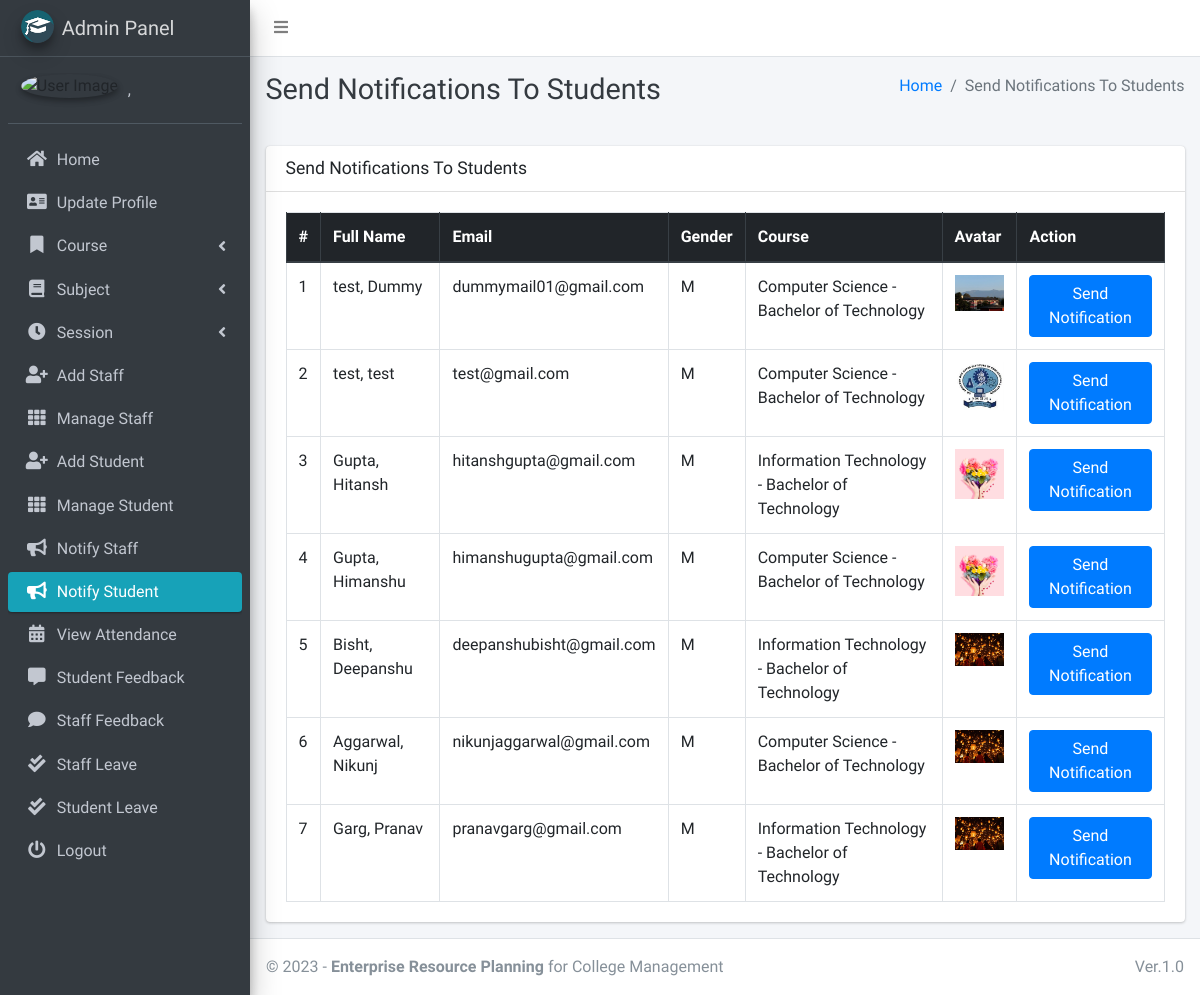
Page /admin_notify_student (signed in) on the committed database.
### main_app/models.py (models this page shows, shortened)
class CustomUser(AbstractUser):
    USER_TYPE = ((1, "HOD"), (2, "Staff"), (3, "Student"))
    GENDER = [("M", "Male"), ("F", "Female")]
    username = None  # Removed username, using email instead
    email = models.EmailField(unique=True)
    user_type = models.CharField(default=1, choices=USER_TYPE, max_length=1)
    gender = models.CharField(max_length=1, choices=GENDER)
    profile_pic = models.ImageField()
    address = models.TextField()
    fcm_token = models.TextField(default="")  # For firebase notifications
    created_at = models.DateTimeField(auto_now_add=True)
    updated_at = models.DateTimeField(auto_now=True)
    USERNAME_FIELD = "email"
    REQUIRED_FIELDS = []
    objects = CustomUserManager()
    def __str__(self):
        return self.last_name + ", " + self.first_name

class Student(models.Model):
    admin = models.OneToOneField(CustomUser, on_delete=models.CASCADE)
    course = models.ForeignKey(Course, on_delete=models.DO_NOTHING, null=True, blank=False)
    session = models.ForeignKey(Session, on_delete=models.DO_NOTHING, null=True)

class Course(models.Model):
    name = models.CharField(max_length=120)
    created_at = models.DateTimeField(auto_now_add=True)
    updated_at = models.DateTimeField(auto_now=True)

### main_app/hod_views.py (the view)
# urls.py: path("admin_notify_student", hod_views.admin_notify_student,
def admin_notify_student(request):
    student = CustomUser.objects.filter(user_type=3)
    context = {
        'page_title': "Send Notifications To Students",
        'students': student
    }
    return render(request, "hod_template/student_notification.html", context)

### main_app/templates/hod_template/student_notification.html (shortened to what this page needs)
{% extends 'main_app/base.html' %}
{% load static %}
{% block page_title %}{{page_title}}{% endblock page_title %}
{% block content %}
<section class="content">
    <div class="container-fluid">
        <div class="row">
            <div class="col-md-12">
                <div class="card">
                    <div class="card-header">
                        <h3 class="card-title">{{page_title}}</h3>
                    </div>
                    <div class="card-body">
                        <table id="example2" class="table table-bordered table-hover">
                            <thead class="thead-dark">
                                <tr>
                                    <th>#</th>
                                    <th>Full Name</th>
                                    <th>Email</th>
                                    <th>Gender</th>
                                    <th>Course</th>
                                    <th>Avatar</th>
                                    <th>Action</th>
                                </tr>
                            </thead>
                            <tbody>
                                {% for student in students %}
                                <tr>
                                    <td>{{ forloop.counter }}</td>
                                    <td>{{student.last_name}}, {{student.first_name}}</td>
                                    <td>{{student.email}}</td>
                                    <td>{{student.gender}}</td>
                                    <td>{{student.student.course.name}}</td>
                                    <td>
                                        {% if student.profile_pic == ""  %}
                                        No Image
                                        {% else %}
                                        <img class="img img-fluid mb-2" height="56" width="56"
                                            src="{{student.profile_pic}}" alt="">
                                        {% endif %}
                                    </td>
                                    <td><button data-toggle = "modal" data-target = "#myModal"class="btn btn-primary show_notification" value="{{student.id}}">Send Notification</button>
                                    </td>
                                </tr>
                                {% endfor %}
                            </tbody>
                        </table>
                    </div>
                </div>
            </div>
        </div>
    </div>
</section>
{% endblock content %}

### main_app/templates/main_app/sidebar_template.html (shortened to what this page needs)
{% load static %}
<aside class="main-sidebar sidebar-dark-info elevation-4">
    {% if request.user.user_type == '1' %}
    <a href="{% url 'admin_home' %}" class="brand-link">
        <img src="{% static 'dist/img/cmsl.png' %} " alt="AdminLTE Logo"
            class="brand-image img-circle elevation-3" >
        <span class="brand-text font-weight-light">Admin Panel</span>
    </a>
    <div class="sidebar">
        <div class="user-panel mt-3 pb-3 mb-3 d-flex">
            <div class="image">
                <img src="{{ request.user.profile_pic}}" class="img-circle elevation-2" alt="User Image">
            </div>
            <div class="info">
                <a href="#" class="d-block">{{user}}</a>
            </div>
        </div>
        <nav class="mt-2">
            <ul class="nav nav-pills nav-sidebar flex-column" data-widget="treeview" role="menu" data-accordion="false">
                <li class="nav-item">
                    {% url 'admin_home' as admin_home %}
                    <a href="{{admin_home}}" class="nav-link {% if admin_home == request.path %} active {% endif %}">
                        <i class="nav-icon fas fa-home"></i>
                        <p>
                            Home
                        </p>
                    </a>
                </li>
                <li class="nav-item">
                    {% url 'admin_view_profile' as admin_view_profile %}
                    <a href="{{admin_view_profile}}"
                        class="nav-link {% if admin_view_profile == request.path %} active {% endif %}">
                        <i class="nav-icon fas fa-address-card"></i>
                        <p>
                            Update Profile
                        </p>
                    </a>
                </li>
                <li class="nav-item has-treeview">
                    <a href="#" class="nav-link">
                        <i class="nav-icon fas fa-bookmark"></i>
                        <p>
                            Course
                            <i class="fas fa-angle-left right"></i>
                        </p>
                    </a>
                </li>
                <li class="nav-item has-treeview">
                    <a href="#" class="nav-link">
                        <i class="nav-icon fas fa-book"></i>
                        <p>
                            Subject
                            <i class="fas fa-angle-left right"></i>
                        </p>
                    </a>
                </li>
                <li class="nav-item has-treeview">
                    <a href="#" class="nav-link">
                        <i class="nav-icon fas fa-clock"></i>
                        <p>
                            Session
                            <i class="fas fa-angle-left right"></i>
                        </p>
                    </a>
                </li>
                <li class="nav-item">
                    {% url 'add_staff' as add_staff %}
                    <a href="{{add_staff}}" class="nav-link {% if add_staff == request.path %} active {% endif %}">
                        <i class="nav-icon fas fa-user-plus"></i>
                        <p>
                            Add Staff
                        </p>
                    </a>
                </li>
                <li class="nav-item">
                    {% url 'manage_staff' as manage_staff %}
                    {% url 'edit_staff' staff_id as edit_staff %}
                    <a href="{{manage_staff}}"
                        class="nav-link {% if manage_staff == request.path or request.path == edit_staff %} active {% endif %}">
                        <i class="nav-icon fas fa-th"></i>
                        <p>
                            Manage Staff
                        </p>
                    </a>
                </li>
                <li class="nav-item">
                    {% url 'add_student' as add_student%}
                    <a href="{{add_student}}" class="nav-link  {% if add_student == request.path %} active {% endif %}">
                        <i class="nav-icon fas fa-user-plus"></i>
                        <p>
                            Add Student
                        </p>
                    </a>
                </li>
                <li class="nav-item">
                    {% url 'manage_student' as manage_student %}
                    {% url 'edit_student' student_id as edit_student %}
                    <a href="{{manage_student}}"
                        class="nav-link  {% if edit_student == request.path or manage_student == request.path %} active {% endif %}">
                        <i class="nav-icon fas fa-th"></i>
                        <p>
                            Manage Student
                        </p>
                    </a>
                </li>
                <li class="nav-item">
                    {% url 'admin_notify_staff' as admin_notify_staff %}
                    <a href="{{admin_notify_staff}}"
                        class="nav-link {% if admin_notify_staff == request.path %} active {% endif %}">
                        <i class="nav-icon fas fa-bullhorn"></i>
                        <p>
                            Notify Staff
                        </p>
                    </a>
                </li>
                <li class="nav-item">
                    {% url 'admin_notify_student' as admin_notify_student %}
                    <a href="{{admin_notify_student}}"
                        class="nav-link {% if admin_notify_student == request.path %} active {% endif %}">
                        <i class="nav-icon fas fa-bullhorn"></i>
                        <p>
                            Notify Student
                        </p>
                    </a>
                </li>
                <li class="nav-item">
                    {% url 'admin_view_attendance' as admin_view_attendance %}
                <li class="nav-item">
                    <a href="{{admin_view_attendance}}"
                        class="nav-link  {% if admin_view_attendance == request.path %} active {% endif %}">
                        <i class="nav-icon fas fa-calendar-alt"></i>
                        <p>
                            View Attendance
                        </p>
                    </a>
                </li>
                <li class="nav-item">
                    {% url 'student_feedback_message' as student_feedback_message %}
                    <a href="{{ student_feedback_message }}"
                        class="nav-link  {% if student_feedback_message == request.path %} active {% endif %}">
                        <i class="nav-icon fas fa-comment-alt"></i>
                        <p>
                            Student Feedback
                        </p>
                    </a>
                </li>
                <li class="nav-item">
                    {% url 'staff_feedback_message' as staff_feedback_message %}
                    <a href="{{staff_feedback_message}}"
                        class="nav-link   {% if staff_feedback_message == request.path %} active {% endif %}">
                        <i class="nav-icon fas fa-comment"></i>
                        <p>
                            Staff Feedback
                        </p>
                    </a>
                </li>
                <li class="nav-item">
                    {% url 'view_staff_leave' as view_staff_leave %}
                    <a href="{{view_staff_leave}}"
                        class="nav-link  {% if view_staff_leave == request.path %} active {% endif %}">
                        <i class="nav-icon fas fa-check-double"></i>
                        <p>
                            Staff Leave
                        </p>
                    </a>
                </li>
                <li class="nav-item">
                    {% url 'view_student_leave' as view_student_leave %}
                    <a href="{% url 'view_student_leave' %}"
                        class="nav-link  {% if view_student_leave == request.path %} active {% endif %}">
                        <i class="nav-icon fas fa-check-double"></i>
                        <p>
                            Student Leave
                        </p>
                    </a>
                </li>
                                        {% endif %}
                                        <li class="nav-item">
                                            <a href="{% url 'user_logout' %}"
                                                onclick="return confirm('Your session would be terminated.\n\nProceed?')"
                                                class="nav-link">
                                                <i class="nav-icon fas fa-power-off"></i>
                                                <p>
                                                    Logout
                                                </p>
                                            </a>
                                        </li>
                                    </ul>
                                </nav>
                            </div>
</aside>

### rows in the picture
CustomUser: last_name+first_name ","
CustomUser: last_name "test", first_name "Dummy", email "dummymail01@gmail.com", gender "M", student.course.name "Computer Science - Bachelor of Technology", shows a picture
CustomUser: last_name "test", first_name "test", email "test@gmail.com", gender "M", student.course.name "Computer Science - Bachelor of Technology", shows a picture
CustomUser: last_name "Gupta", first_name "Hitansh", email "hitanshgupta@gmail.com", gender "M", student.course.name "Information Technology - Bachelor of Technology", profile_pic (picture)
CustomUser: last_name "Gupta", first_name "Himanshu", email "himanshugupta@gmail.com", gender "M", student.course.name "Computer Science - Bachelor of Technology", profile_pic (picture)
CustomUser: last_name "Bisht", first_name "Deepanshu", email "deepanshubisht@gmail.com", gender "M", student.course.name "Information Technology - Bachelor of Technology", profile_pic (picture)
CustomUser: last_name "Aggarwal", first_name "Nikunj", email "nikunjaggarwal@gmail.com", gender "M", student.course.name "Computer Science - Bachelor of Technology", profile_pic (picture)
CustomUser: last_name "Garg", first_name "Pranav", email "pranavgarg@gmail.com", gender "M", student.course.name "Information Technology - Bachelor of Technology", profile_pic (picture)

### other values in the picture
{{ page_title }} "Send Notifications To Students"
